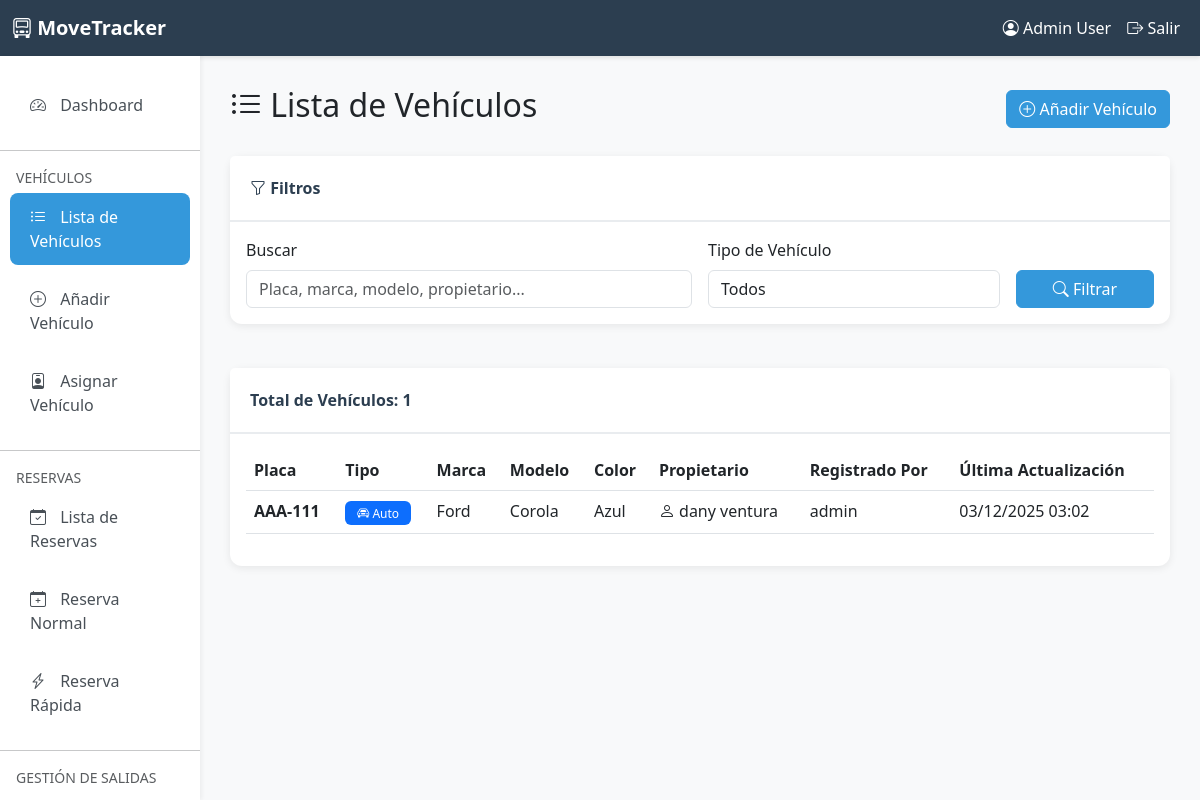
The app's page /parking/vehicles/ (signed in) with its own data.
### user/models.py (models this page shows, shortened)
class User(AbstractUser):
    dni = models.CharField(max_length=10, blank=True, null=True, verbose_name='DNI')
    phone = models.CharField(max_length=15, blank=True, null=True, verbose_name='Teléfono')
    class Meta:
        verbose_name = 'Usuario'
        verbose_name_plural = 'Usuarios'
        db_table = 'auth_user'

### parking/models.py (models this page shows, shortened)
class Vehicle(models.Model):
    owner = models.ForeignKey(
        User,
        on_delete=models.CASCADE,
        related_name='vehicles',
        verbose_name='Propietario',
        null=True,
        blank=True
    )
    vehicle_type = models.CharField(
        max_length=20,
        choices=VehicleType.choices,
        verbose_name='Tipo de Vehículo'
    )
    brand = models.CharField(
        max_length=50,
        null=True,
        blank=True,
        verbose_name='Marca',
        help_text='Marca del vehículo (opcional)'
    )
    model = models.CharField(
        max_length=50,
        null=True,
        blank=True,
        verbose_name='Modelo',
        help_text='Modelo del vehículo (opcional)'
    )
    year = models.PositiveIntegerField(
        null=True,
        blank=True,
        verbose_name='Año',
        validators=[MinValueValidator(1900), MaxValueValidator(2100)],
        help_text='Año de fabricación (opcional)'
    )
    color = models.CharField(max_length=30, verbose_name='Color')
    license_plate = models.CharField(
        max_length=20,
        unique=True,
        verbose_name='Placa',
        help_text='Número de placa del vehículo'
    )
    is_active = models.BooleanField(default=True, verbose_name='Activo')
    created_at = models.DateTimeField(auto_now_add=True, verbose_name='Fecha de Registro')
    updated_at = models.DateTimeField(auto_now=True, verbose_name='Última Actualización')
    registered_by = models.ForeignKey(
        User,
        on_delete=models.SET_NULL,
        null=True,
        related_name='registered_vehicles',
        verbose_name='Registrado por'
    )
    class Meta:
        verbose_name = 'Vehículo'
        verbose_name_plural = 'Vehículos'
        ordering = ['-created_at']
        indexes = [
            models.Index(fields=['license_plate']),
            models.Index(fields=['owner', 'is_active']),
        ]

### parking/views.py (the view, shortened to what this page needs)
# urls.py: path('vehicles/', views.vehicle_list, name='vehicle_list'),
@login_required
@user_passes_test(is_admin_or_worker, login_url='user:login')
def vehicle_list(request):
    vehicles = Vehicle.objects.select_related('owner', 'registered_by').all()
    search = request.GET.get('search', '')
    vehicle_type = request.GET.get('type', '')
    if vehicle_type:
        vehicles = vehicles.filter(vehicle_type=vehicle_type)
    context = {
        'vehicles': vehicles,
        'title': 'Lista de Vehículos',
        'search': search,
        'vehicle_type': vehicle_type,
        'vehicle_types': VehicleType.choices
    }
    return render(request, 'parking/vehicle_list.html', context)

### parking/views.py (called while the page is built)
def is_admin_or_worker(user):
    if not user.is_authenticated:
        return False
    if user.is_superuser:
        return True
    if hasattr(user, 'role'):
        return user.role in ['ADMIN', 'WORKER']
    return user.is_staff

### parking/templates/parking/vehicle_list.html (shortened to what this page needs)
{% extends 'parking/base.html' %}
{% block content %}
<div class="row mb-4">
    <div class="col-12 d-flex justify-content-between align-items-center">
        <h2><i class="bi bi-list-ul"></i> {{ title }}</h2>
        <div>
            <a href="{% url 'parking:add_vehicle' %}" class="btn btn-primary">
                <i class="bi bi-plus-circle"></i> Añadir Vehículo
            </a>
        </div>
    </div>
</div>
<div class="row mb-4">
    <div class="col-12">
        <div class="card">
            <div class="card-header">
                <i class="bi bi-funnel"></i> Filtros
            </div>
            <div class="card-body">
                <form method="get" class="row g-3">
                    <div class="col-md-6">
                        <label for="search" class="form-label">Buscar</label>
                        <input type="text"
                               class="form-control"
                               id="search"
                               name="search"
                               value="{{ search }}"
                               placeholder="Placa, marca, modelo, propietario...">
                    </div>
                    <div class="col-md-4">
                        <label for="type" class="form-label">Tipo de Vehículo</label>
                        <select class="form-control" id="type" name="type">
                            <option value="">Todos</option>
                        </select>
                    </div>
                    <div class="col-md-2 d-flex align-items-end">
                        <button type="submit" class="btn btn-primary w-100">
                            <i class="bi bi-search"></i> Filtrar
                        </button>
                    </div>
                </form>
            </div>
        </div>
    </div>
</div>
<div class="row">
    <div class="col-12">
        <div class="card">
            <div class="card-header">
                Total de Vehículos: <strong>{{ vehicles.count }}</strong>
            </div>
            <div class="card-body">
                {% if vehicles %}
                    <div class="table-responsive">
                        <table class="table table-hover">
                            <thead>
                                <tr>
                                    <th>Placa</th>
                                    <th>Tipo</th>
                                    <th>Marca</th>
                                    <th>Modelo</th>
                                    <th>Color</th>
                                    <th>Propietario</th>
                                    <th>Registrado Por</th>
                                    <th>Última Actualización</th>
                                </tr>
                            </thead>
                            <tbody>
                                {% for vehicle in vehicles %}
                                    <tr>
                                        <td>
                                            <strong>{{ vehicle.license_plate }}</strong>
                                        </td>
                                        <td>
                                            {% if vehicle.vehicle_type == 'CAR' %}
                                                <span class="badge bg-primary">
                                                    <i class="bi bi-car-front"></i> {{ vehicle.get_vehicle_type_display }}
                                                </span>
                                            {% elif vehicle.vehicle_type == 'TRUCK' %}
                                                <span class="badge bg-warning text-dark">
                                                    <i class="bi bi-truck"></i> {{ vehicle.get_vehicle_type_display }}
                                                </span>
                                            {% else %}
                                                <span class="badge bg-info">
                                                    <i class="bi bi-bicycle"></i> {{ vehicle.get_vehicle_type_display }}
                                                </span>
                                            {% endif %}
                                        </td>
                                        <td>{{ vehicle.brand|default:"-" }}</td>
                                        <td>{{ vehicle.model|default:"-" }}</td>
                                        <td>{{ vehicle.color|default:"-" }}</td>
                                        <td>
                                            <i class="bi bi-person"></i>
                                            {% if vehicle.owner %}{{ vehicle.owner.get_full_name|default:vehicle.owner.username }}{% else %}-{% endif %}
                                        </td>
                                        <td>{% if vehicle.registered_by %}{{ vehicle.registered_by.username }}{% else %}-{% endif %}</td>
                                        <td>{{ vehicle.updated_at|date:"d/m/Y H:i" }}</td>
                                    </tr>
                                {% endfor %}
                            </tbody>
                        </table>
                    </div>
                {% endif %}
            </div>
        </div>
    </div>
</div>
{% endblock %}

### parking/templates/parking/base.html (shortened to what this page needs)
{% load static %}
<!DOCTYPE html>
<html lang="es">
<head>
    <link href="https://cdn.jsdelivr.net/npm/bootstrap@5.3.0/dist/css/bootstrap.min.css" rel="stylesheet">
    <link rel="stylesheet" href="https://cdn.jsdelivr.net/npm/bootstrap-icons@1.10.0/font/bootstrap-icons.css">
</head>
<body>
    <nav class="navbar navbar-expand-lg navbar-dark">
        <div class="container-fluid">
            <a class="navbar-brand" href="{% url 'parking:dashboard' %}">
                <i class="bi bi-truck-front"></i> MoveTracker
            </a>
            <div class="collapse navbar-collapse" id="navbarNav">
                <ul class="navbar-nav ms-auto">
                    <li class="nav-item">
                        <a class="nav-link text-white" href="#">
                            <i class="bi bi-person-circle"></i> {{ user.get_full_name|default:user.username }}
                        </a>
                    </li>
                    <li class="nav-item">
                        <form method="post" action="{% url 'logout' %}" style="display: inline;">
                            <button type="submit" class="nav-link text-white bg-transparent border-0" style="cursor: pointer;">
                                <i class="bi bi-box-arrow-right"></i> Salir
                            </button>
                        </form>
                    </li>
                </ul>
            </div>
        </div>
    </nav>
    <div class="container-fluid">
        <div class="row">
            <nav class="col-md-2 d-md-block sidebar">
                <div class="nav flex-column">
                    <a class="nav-link {% if request.resolver_match.url_name == 'dashboard' %}active{% endif %}"
                       href="{% url 'parking:dashboard' %}">
                        <i class="bi bi-speedometer2"></i> Dashboard
                    </a>
                    <hr>
                    <small class="text-muted px-3">VEHÍCULOS</small>
                    <a class="nav-link {% if request.resolver_match.url_name == 'vehicle_list' %}active{% endif %}"
                       href="{% url 'parking:vehicle_list' %}">
                        <i class="bi bi-list-ul"></i> Lista de Vehículos
                    </a>
                    <a class="nav-link {% if request.resolver_match.url_name == 'add_vehicle' %}active{% endif %}"
                       href="{% url 'parking:add_vehicle' %}">
                        <i class="bi bi-plus-circle"></i> Añadir Vehículo
                    </a>
                    <a class="nav-link {% if request.resolver_match.url_name == 'assign_vehicle' %}active{% endif %}"
                       href="{% url 'parking:assign_vehicle' %}">
                        <i class="bi bi-person-badge"></i> Asignar Vehículo
                    </a>
                    <hr>
                    <small class="text-muted px-3">RESERVAS</small>
                    <a class="nav-link {% if request.resolver_match.url_name == 'reservation_list' %}active{% endif %}"
                       href="{% url 'parking:reservation_list' %}">
                        <i class="bi bi-calendar-check"></i> Lista de Reservas
                    </a>
                    <a class="nav-link {% if request.resolver_match.url_name == 'normal_reservation' %}active{% endif %}"
                       href="{% url 'parking:normal_reservation' %}">
                        <i class="bi bi-calendar-plus"></i> Reserva Normal
                    </a>
                    <a class="nav-link {% if request.resolver_match.url_name == 'quick_reservation' %}active{% endif %}"
                       href="{% url 'parking:quick_reservation' %}">
                        <i class="bi bi-lightning-charge"></i> Reserva Rápida
                    </a>
                    <hr>
                    <small class="text-muted px-3">GESTIÓN DE SALIDAS</small>
                    <a class="nav-link {% if request.resolver_match.url_name == 'assignment_list' %}active{% endif %}"
                       href="{% url 'parking:assignment_list' %}">
                    </a>
                </div>
            </nav>
            <main class="col-md-10 ms-sm-auto content-wrapper">
                {% block content %}{% endblock %}
            </main>
        </div>
    </div>
</body>
</html>

### parking/templates/parking/base.html (style rules this page uses)
:root { --primary-color: #2c3e50; --secondary-color: #3498db; --success-color: #27ae60; --danger-color: #e74c3c; --warning-color: #f39c12; --info-color: #16a085; }
body { background-color: #f8f9fa; font-family: 'Segoe UI', Tahoma, Geneva, Verdana, sans-serif; }
.navbar { background-color: var(--primary-color); box-shadow: 0 2px 4px rgba(0,0,0,0.1); }
.navbar-brand { font-weight: bold; color: white !important; }
.sidebar { height: calc(100vh - 56px); position: sticky; top: 56px; overflow-y: auto; scrollbar-width: none; -ms-overflow-style: none; background-color: white; box-shadow: 2px 0 4px rgba(0,0,0,0.05); padding: 20px 0; }
.sidebar .nav-link { color: #495057; padding: 12px 20px; margin: 5px 10px; border-radius: 8px; transition: all 0.3s; }
.sidebar .nav-link.active { background-color: var(--secondary-color); color: white; }
.sidebar .nav-link i { margin-right: 10px; width: 20px; text-align: center; }
.content-wrapper { padding: 30px; }
.card { border: none; border-radius: 12px; box-shadow: 0 2px 8px rgba(0,0,0,0.08); margin-bottom: 20px; }
.card-header { background-color: white; border-bottom: 2px solid #e9ecef; padding: 20px; font-weight: 600; color: var(--primary-color); }
.btn-primary { background-color: var(--secondary-color); border-color: var(--secondary-color); }
.badge { padding: 6px 12px; font-weight: 500; }

### records on screen
Vehicle: license_plate "AAA-111", vehicle_type "Auto", brand "Ford", model "Corola", color "Azul", owner.get_full_name "dany ventura", registered_by.username "admin", updated_at "03/12/2025 03:02"

### other values on screen
{{ user.get_full_name|default:user.username }} "Admin User"
{{ title }} "Lista de Vehículos"
{{ vehicles.count }} "1"
